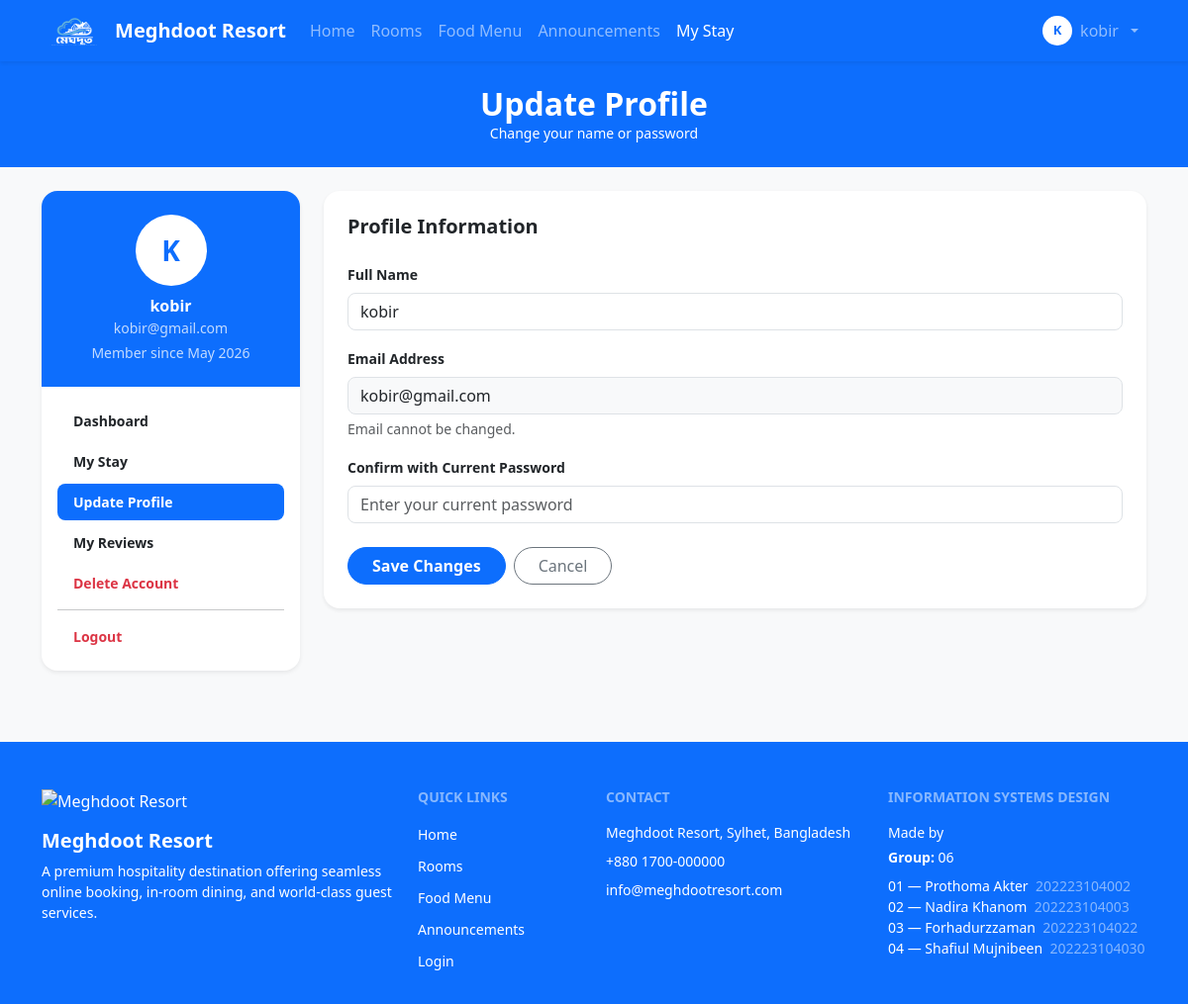
Before: /user/update_profile.php (signed in) with the older database file.
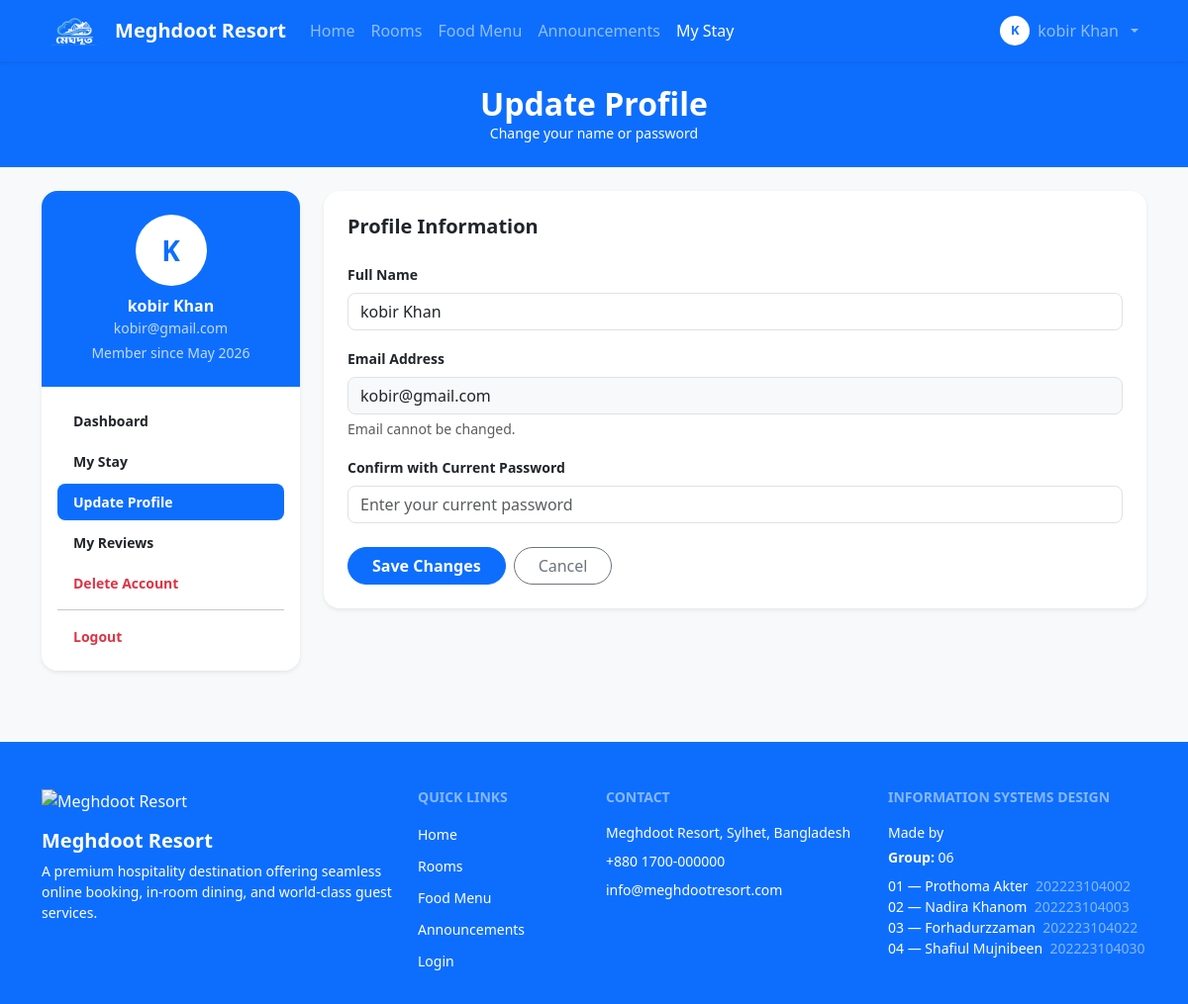
After: the same page with the newer database file.
### tables this page shows
CREATE TABLE `user` (
  `User_id` int(11) NOT NULL,
  `Name` varchar(100) NOT NULL,
  `Email` varchar(100) NOT NULL,
  `Password` varchar(255) NOT NULL,
  `Role` enum('guest','receptionist','manager','admin') NOT NULL DEFAULT 'guest',
  `Phone` varchar(20) DEFAULT NULL,
  `Photo` varchar(255) DEFAULT NULL,
  `Created_at` timestamp NOT NULL DEFAULT current_timestamp()
);

### user/update_profile.php (the view, shortened to what the changed rows need)
<?php
include '../db.php';
$user_id = (int)$_SESSION['user_id'];
$stmt = $conn->prepare("SELECT Name, Email, Photo, Created_at FROM user WHERE User_id = ?");
$stmt->bind_param("i", $user_id);
$stmt->execute();
$user = $stmt->get_result()->fetch_assoc();
?>
<!DOCTYPE html>
<html lang="en">
<head>
    <link rel="stylesheet" href="../bootstrap-5.3.8-dist/css/bootstrap.min.css"
        onerror="this.onerror=null;this.href='https://cdn.jsdelivr.net/npm/bootstrap@5.3.8/dist/css/bootstrap.min.css'">
</head>
<body class="bg-light">
<?php include '../navbar.php'; ?>
<div class="bg-primary text-white py-4 text-center">
    <div class="container">
        <h2 class="fw-bold mb-0">Update Profile</h2>
    </div>
</div>
<section class="py-4">
<div class="container">
<div class="row g-4">
    <div class="col-lg-3">
        <?php include 'sidebar.php'; ?>
    </div>
    <div class="col-lg-9">
        <div class="card border-0 shadow-sm rounded-4 p-4">
            <form method="POST" action="update_action.php" autocomplete="off">
                <div class="mb-3">
                    <label class="form-label fw-semibold small">Full Name</label>
                    <input type="text" name="full_name" class="form-control rounded-3"
                        value="<?php echo htmlspecialchars($user['Name'] ?? ''); ?>"
                        required autocomplete="new-name">
                </div>
                <div class="mb-3">
                    <label class="form-label fw-semibold small">Email Address</label>
                    <input type="email" class="form-control rounded-3 bg-light"
                        value="<?php echo htmlspecialchars($user['Email'] ?? ''); ?>" disabled>
                    <div class="form-text">Email cannot be changed.</div>
                </div>
            </form>
        </div>
    </div>
</div>
</div>
</section>
</body>
</html>

### navbar.php (shortened to what the changed rows need)
<?php
$logged  = isset($_SESSION['user_id']);
$script_path = $_SERVER['PHP_SELF'];
$depth = '';
if (str_contains($script_path, '/admin/'))        $depth = '../';
elseif (str_contains($script_path, '/receptionist/')) $depth = '../';
elseif (str_contains($script_path, '/user/'))     $depth = '../';
?>
<nav class="navbar navbar-expand-lg navbar-dark bg-primary sticky-top shadow-sm">
    <div class="container">
        <div class="collapse navbar-collapse" id="navbarMain">
            <ul class="navbar-nav ms-auto mb-2 mb-lg-0 align-items-lg-center">
                <?php if ($logged): ?>
                    <li class="nav-item dropdown">
                        <a class="nav-link dropdown-toggle d-flex align-items-center gap-2" href="#"
                            data-bs-toggle="dropdown">
                            <?php if (!empty($_SESSION['photo'])): ?>
                                <img src="<?php echo $depth . htmlspecialchars($_SESSION['photo']); ?>" class="rounded-circle"
                                    style="height:30px;width:30px;object-fit:cover;">
                            <?php else: ?>
                                <span
                                    class="rounded-circle bg-white text-primary fw-bold d-flex align-items-center justify-content-center"
                                    style="height:30px;width:30px;font-size:13px;flex-shrink:0;">
                                    <?php echo strtoupper(mb_substr($_SESSION['name'], 0, 1)); ?>
                                </span>
                            <?php endif; ?>
                            <?php echo htmlspecialchars($_SESSION['name']); ?>
                        </a>
                    </li>
                <?php endif; ?>
            </ul>
        </div>
    </div>
</nav>

### user/sidebar.php (shortened to what the changed rows need)
<?php
$photo = $user['Photo'] ?? '';
$photo_src = $photo ? '../' . $photo : '';
?>
<div class="card border-0 shadow-sm rounded-4 overflow-hidden">
    <div class="bg-primary text-white text-center py-4 px-3">
        <?php if ($photo_src): ?>
            <img src="<?php echo htmlspecialchars($photo_src); ?>"
                class="rounded-circle mb-2"
                style="width:72px;height:72px;object-fit:cover;border:3px solid rgba(255,255,255,0.5);">
        <?php else: ?>
            <div class="rounded-circle bg-white text-primary fw-bold mx-auto mb-2 d-flex align-items-center justify-content-center"
                style="width:72px;height:72px;font-size:28px;">
                <?php echo strtoupper(mb_substr($user['Name'], 0, 1)); ?>
            </div>
        <?php endif; ?>
        <div class="fw-bold"><?php echo htmlspecialchars($user['Name']); ?></div>
        <div class="small opacity-75"><?php echo htmlspecialchars($user['Email']); ?></div>
        <div class="small opacity-75 mt-1">
            Member since <?php echo date('M Y', strtotime($user['Created_at'])); ?>
        </div>
    </div>
</div>

Changed rows visible on the page:
changed user "kobir@gmail.com": Name "kobir" → "kobir Khan"; full_name "kobir" → "kobir Khan"
Other visible differences:
$_SESSION['name']: "kobir" → "kobir Khan"
